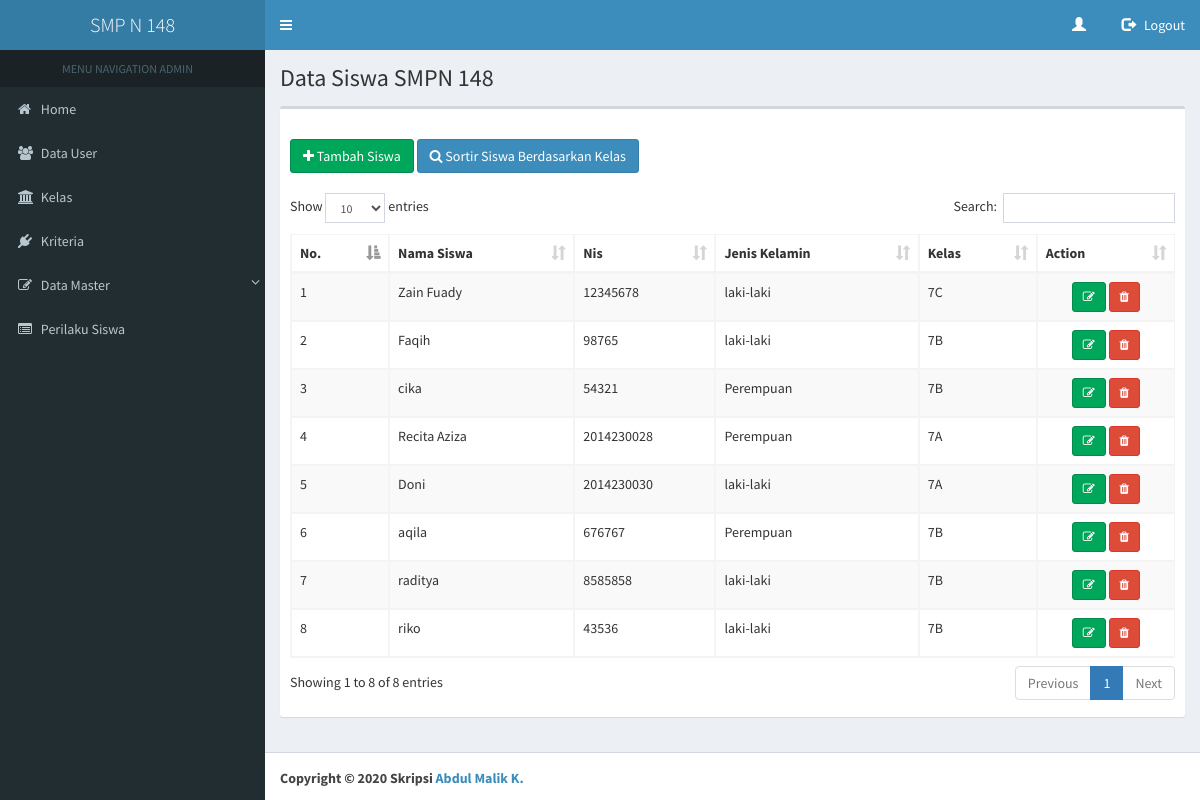
Screenshot of /pages/view/home.php?page=data_siswa with the database file from the repository.
### tables this page shows
CREATE TABLE `dt_sw` (
  `id_sw` int(50) NOT NULL,
  `nis` bigint(50) NOT NULL,
  `nama_sw` varchar(200) DEFAULT NULL,
  `alamat_sw` text,
  `tlp_sw` bigint(50) NOT NULL,
  `tempat_sw` varchar(50) NOT NULL,
  `tgl_sw` date NOT NULL,
  `gender_sw` varchar(50) NOT NULL,
  `kelas_sw` varchar(50) NOT NULL,
  `level` int(50) NOT NULL,
  `password_sw` varchar(50) NOT NULL,
  `status` varchar(50) NOT NULL
);

### pages/view/data_siswa.php (the view, shortened to what this page needs)
<section class="content-header">
  <h1>
    Data Siswa SMPN 148
  </h1>
</section>
<section class="content">
  <div class="row">
    <div class="col-xs-12">
      <div class="box">
        <div class="box-header">
        </div>
          <div class="box-body">
          <a href="#"><button class="btn btn-success" type="button" data-target="#ModalAdd" data-toggle="modal"><i class="fa fa-plus"></i> Tambah Siswa</button></a>
          <a href="#"><button class="btn btn-primary" type="button" data-target="#ModalAdd2" data-toggle="modal"><i class="fa fa-search"></i> Sortir Siswa Berdasarkan Kelas</button></a>
          <br></br>
          <table id="tmp_modal" class="table table-bordered table-striped table-scalable">
            <thead>
              <tr>
                <th>No.</th>
                <th>Nama Siswa</th>
                <th>Nis</th>
                <th>Jenis Kelamin</th>
                <th>Kelas</th>
                <th>Action</th>
              </tr>
            </thead>
            <tbody>
              <?php
              if(isset($_POST['sortir'])){
                  $sortir = $_POST['kelas_sortir'];
                  $queryk = mysqli_query($connect, "SELECT * FROM dt_sw where kelas_sw = '$sortir' ");
                }else{
                 $queryk = mysqli_query($connect, "SELECT * FROM dt_sw");
                }
                $no = 1;
                while ($data = mysqli_fetch_array($queryk)){ ?>
                    <tr>
                      <td><?php echo $no; ?></td>
                      <td><?php echo $data['nama_sw']; ?></td>
                      <td><?php echo $data['nis']; ?></td>
                      <td><?php echo $data['gender_sw']; ?></td>
                      <td><?php echo $data['kelas_sw']; ?></td>
                      <td><center>
                        <a href="" onclick="edit(<?php echo "'".$data['id_sw']."','".$data['nis']."','".$data['nama_sw']."','".$data['alamat_sw']."','".$data['tlp_sw']."','".$data['tempat_sw']."','".$data['tgl_sw']."','".$data['gender_sw']."','".$data['kelas_sw']."','".$data['level']."'";?>)" title="Edit Data" data-toggle="modal" class="btn btn-success btn-sm"><span class="fa fa-edit"></span></a>
                        <a href='#' onClick='confirm_delete("../models/proses_siswa.php?delete=1&id=<?php echo $data['id_sw']; ?>")' title="Hapus Data" data-toggle="" class="btn btn-danger btn-sm"><span class="fa fa-trash" aria-hidden="true"></span></a>
                      </center>
                      </td>
                    </tr>
              <?php
                $no++;
                }
              ?>
            </tbody>
          </table>
          </div>
          </div>
          </div>
</div>
</div>

### rows the page displays
dt_sw: nama_sw "Zain Fuady", nis "12345678", gender_sw "laki-laki", kelas_sw "7C", level 2 (drawn)
dt_sw: nama_sw "Faqih", nis "98765", gender_sw "laki-laki", kelas_sw "7B", level 2 (drawn)
dt_sw: nama_sw "cika", nis "54321", gender_sw "Perempuan", kelas_sw "7B", level 2 (drawn)
dt_sw: nama_sw "Recita Aziza", nis "2014230028", gender_sw "Perempuan", kelas_sw "7A", level 2 (drawn)
dt_sw: nama_sw "Doni", nis "2014230030", gender_sw "laki-laki", kelas_sw "7A", level 2 (drawn)
dt_sw: nama_sw "aqila", nis "676767", gender_sw "Perempuan", kelas_sw "7B", level 2 (drawn)
dt_sw: nama_sw "raditya", nis "8585858", gender_sw "laki-laki", kelas_sw "7B", level 2 (drawn)
dt_sw: nama_sw "riko", nis "43536", gender_sw "laki-laki", kelas_sw "7B", level 2 (drawn)
